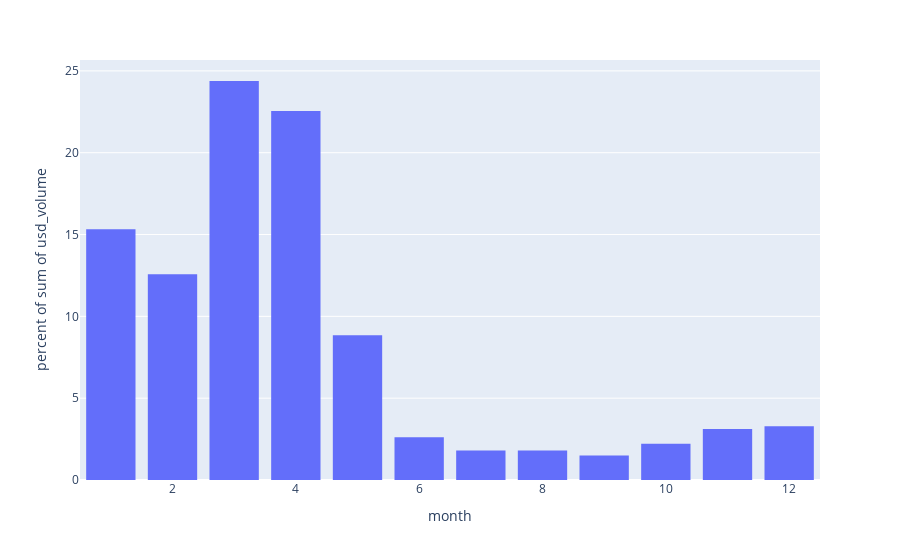

Notebook source saved alongside this figure:
### Code cell
# Let's dissplay usd volume in % not in dollars

fig = px.histogram(data_frame=month_df.to_pandas(), x="month", y="usd_volume", nbins=12, histnorm="percent")
fig.update_layout(bargap=0.2)
fig.show()

### Figure 1 — Plotly figure (JSON) as saved in the notebook; plotly's stock layout.template omitted (floating-point values rounded to 4 significant figures)
{"data": [{"alignmentgroup": "True", "bingroup": "x", "histfunc": "sum", "histnorm": "percent", "hovertemplate": "month=%{x}<br>percent of sum of usd_volume=%{y}<extra></extra>", "legendgroup": "", "marker": {"color": "#636efa", "pattern": {"shape": ""}}, "name": "", "nbinsx": 12, "offsetgroup": "", "orientation": "v", "showlegend": false, "type": "histogram", "x": [1, 2, 3, 4, 5, 6, 7, 8, 9, 10, 11, 12], "xaxis": "x", "y": [1355000000.0, 1111000000.0, 2155000000.0, 1992000000.0, 781100000.0, 230800000.0, 160000000.0, 158700000.0, 132700000.0, 195900000.0, 275800000.0, 290800000.0], "yaxis": "y"}], "layout": {"autosize": true, "bargap": 0.2, "barmode": "relative", "legend": {"tracegroupgap": 0}, "margin": {"t": 60}, "xaxis": {"anchor": "y", "autorange": true, "domain": [0, 1], "range": [0.5, 12.5], "title": {"text": "month"}, "type": "linear"}, "yaxis": {"anchor": "x", "autorange": true, "domain": [0, 1], "range": [0, 25.66], "title": {"text": "percent of sum of usd_volume"}, "type": "linear"}}}
